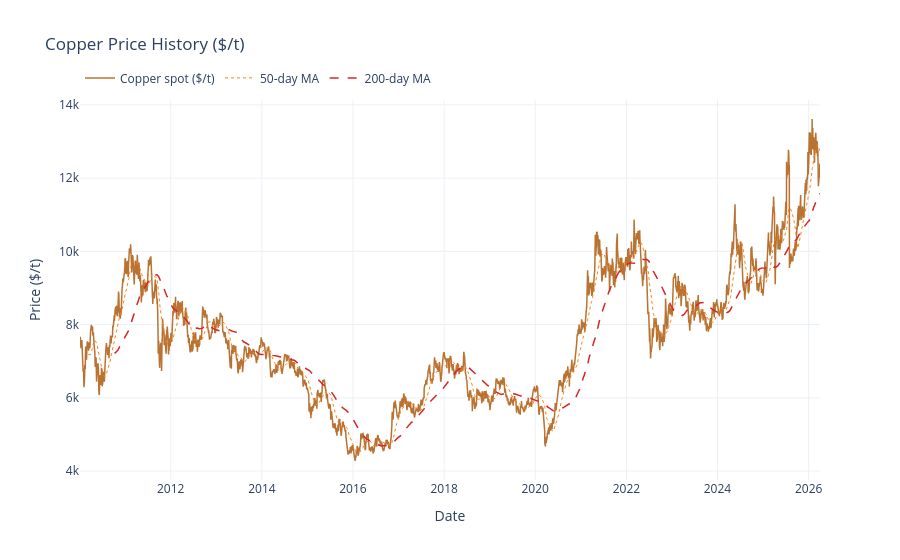

The cell this chart's notebook holds for it:
### Markdown cell above
## 3. Exploratory Data Analysis

### 3.1 Copper price history

### Code cell
fig_price = plot_price_history(df_raw)
fig_price.show()

### Figure 1 — Plotly figure (JSON) as saved in the notebook; plotly's stock layout.template omitted (floating-point values rounded to 4 significant figures; data arrays with more than 128 entries replaced by an {"elided": "..."} marker saying what was removed)
{"data": [{"line": {"color": "#b87333", "width": 1.5}, "name": "Copper spot ($/t)", "type": "scatter", "x": {"elided": "4237 str values"}, "y": {"elided": "4237 float values"}}, {"line": {"color": "#ff7f0e", "dash": "dot", "width": 1}, "name": "50-day MA", "type": "scatter", "x": {"elided": "4237 str values"}, "y": {"elided": "4237 float values"}}, {"line": {"color": "#d62728", "dash": "dash", "width": 1.5}, "name": "200-day MA", "type": "scatter", "x": {"elided": "4237 str values"}, "y": {"elided": "4237 float values"}}], "layout": {"hovermode": "x unified", "legend": {"orientation": "h", "y": 1.02, "yanchor": "bottom"}, "title": {"text": "Copper Price History ($/t)"}, "xaxis": {"title": {"text": "Date"}}, "yaxis": {"title": {"text": "Price ($/t)"}}}}
